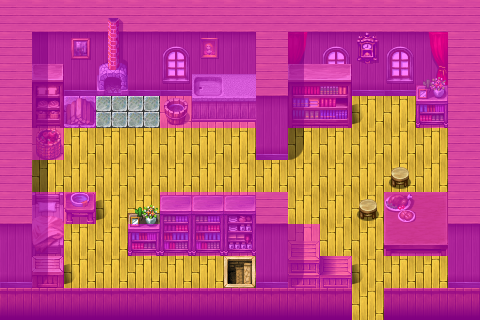

Below is a game level as drawn by its tile map, then a one-line description and the .tmx that defines it (tile-layer data replaced by summaries):
An orthogonal 15x10 tile map with 32x32 px tiles, 4 tile layers (Ground, Objects, Above, Walkable), 16 tilesets and 3 objects (2x mapchange, spawn).

<map version="1.0" orientation="orthogonal" width="15" height="10" tilewidth="32" tileheight="32">
    <tileset firstgid="1" name="map_10" tilewidth="32" tileheight="32">
        <image source="../drawable/map_10.png" />
    </tileset>
    <tileset firstgid="65" name="map_7" tilewidth="32" tileheight="32">
        <image source="../drawable/map_7.png" />
    </tileset>
    <tileset firstgid="129" name="map_6" tilewidth="32" tileheight="32">
        <image source="../drawable/map_6.png" />
    </tileset>
    <tileset firstgid="193" name="map_19" tilewidth="32" tileheight="32">
        <image source="../drawable/map_19.png" />
    </tileset>
    <tileset firstgid="257" name="map_28" tilewidth="32" tileheight="32">
        <image source="../drawable/map_28.png" />
    </tileset>
    <tileset firstgid="321" name="map_27" tilewidth="32" tileheight="32">
        <image source="../drawable/map_27.png" />
    </tileset>
    <tileset firstgid="385" name="map_12" tilewidth="32" tileheight="32">
        <image source="../drawable/map_12.png" />
    </tileset>
    <tileset firstgid="449" name="map_8" tilewidth="32" tileheight="32">
        <image source="../drawable/map_8.png" />
    </tileset>
    <tileset firstgid="513" name="map_3" tilewidth="32" tileheight="32">
        <image source="../drawable/map_3.png" />
    </tileset>
    <tileset firstgid="577" name="map_16" tilewidth="32" tileheight="32">
        <image source="../drawable/map_16.png" />
    </tileset>
    <tileset firstgid="641" name="map_11" tilewidth="32" tileheight="32">
        <image source="../drawable/map_11.png" />
    </tileset>
    <tileset firstgid="705" name="map_15" tilewidth="32" tileheight="32">
        <image source="../drawable/map_15.png" />
    </tileset>
    <tileset firstgid="769" name="map_0" tilewidth="32" tileheight="32">
        <image source="../drawable/map_0.png" />
    </tileset>
    <tileset firstgid="833" name="map_1" tilewidth="32" tileheight="32">
        <image source="../drawable/map_1.png" />
    </tileset>
    <tileset firstgid="897" name="map_23" tilewidth="32" tileheight="32">
        <image source="../drawable/map_23.png" />
    </tileset>
    <tileset firstgid="961" name="map_2" tilewidth="32" tileheight="32">
        <image source="../drawable/map_2.png" />
    </tileset>
    <layer name="Ground" width="15" height="10">
        <data>[150 cells, 150 non-empty, 12 distinct tile ids]</data>
    </layer>
    <layer name="Objects" width="15" height="10">
        <data>[150 cells, 48 non-empty, 37 distinct tile ids]</data>
    </layer>
    <layer name="Above" width="15" height="10">
        <data>[150 cells, 17 non-empty, 4 distinct tile ids]</data>
    </layer>
    <layer name="Walkable" width="15" height="10">
        <data>[150 cells, 103 non-empty, 1 distinct tile ids]</data>
    </layer>
    <objectgroup name="Mapevents">
        <object name="down" type="mapchange" x="224" y="256" width="32" height="32">
            <properties>
                <property name="map" value="fallhaven_arcir_basement" />
                <property name="place" value="up" />
            </properties>
        </object>
        <object name="entrance" type="mapchange" x="352" y="288" width="32" height="32">
            <properties>
                <property name="map" value="fallhaven_nw" />
                <property name="place" value="arcir" />
            </properties>
        </object>
    </objectgroup>
    <objectgroup name="Spawn">
        <object name="Arcir" type="spawn" x="64" y="96" width="384" height="128">
            <properties>
                <property name="spawngroup" value="Arcir" />
            </properties>
        </object>
    </objectgroup>
    <objectgroup name="Keys" />
</map>
